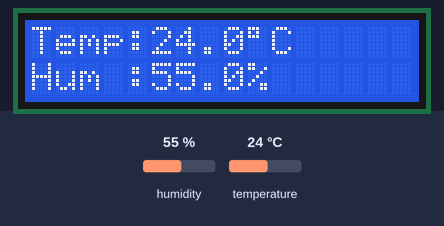
Bench run of a sketch on a simulated ESP8266 (NodeMCU). Parts: 16×2 character LCD. The inputs (shaded band) are chosen by the test bench; at power-on: humidity 55 %, temperature 24 °C. WiFi joins after 1.5 s; servers stay silent unless stated; uploads are accepted with an empty reply; not simulated (calls return 0 or success): secrets.h; names the files do not define were given values by the test bench: SECRET_INFLUX_PORT = 80; what the sketch prints to the serial monitor is not drawn.

Above: at 6.8 s.
6.9 s: humidity set to 22 %
At 12.6 s:
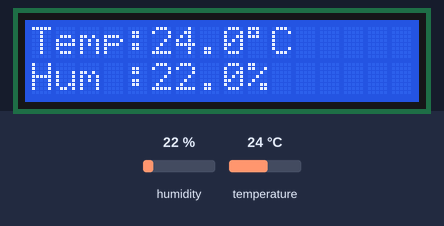
17.6 s: temperature set to 12 °C
At 18.9 s:
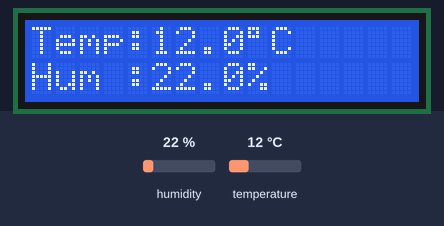
23.8 s: humidity set to 40 %
At 25.3 s:
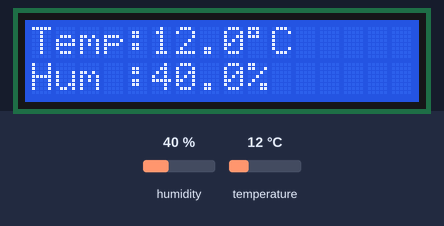
35.0 s: temperature set to 19 °C
At 37.8 s:
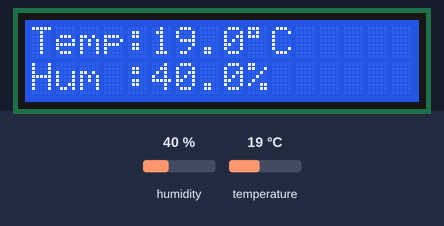
Timing chart, 0 to 39.3 s (numbered marks = the images above; inputs shaded):
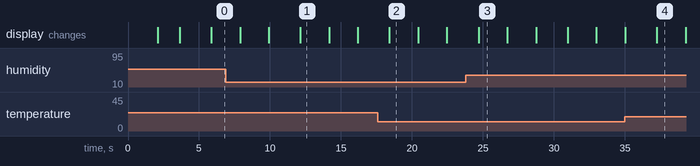

Measured:
- what the display in image 1 shows lasts 2.1 s, from 12.1 s to 14.2 s

The sketch:

industrial-monitor.ino
```cpp
/*
 * Industrial Monitoring System
 * Sensor Suhu & Kelembaban (DHT22) + LCD + Kirim Data ke InfluxDB
 * MCU: ESP8266
 *
 * CATATAN:
 * Semua data rahasia (WiFi, host/token InfluxDB) TIDAK ditulis
 * langsung di file ini, tapi diambil dari "secrets.h".
 * Sebelum compile, pastikan kamu sudah:
 *   1. Copy "secrets.h.example" -> "secrets.h"
 *   2. Isi "secrets.h" dengan credential asli kamu
 * File "secrets.h" sudah otomatis diblokir dari Git lewat .gitignore.
 */

// ================= SECRETS =================
#include "secrets.h"

#include <ESP8266WiFi.h>
#include <ESP8266HTTPClient.h>
#include <DHT.h>
#include <Wire.h>
#include <LiquidCrystal_I2C.h>

#define DHTPIN D4
#define DHTTYPE DHT22

DHT dht(DHTPIN, DHTTYPE);

// Alamat LCD (ubah ke 0x3F jika tidak tampil)
LiquidCrystal_I2C lcd(0x27, 16, 2);

const char* ssid     = SECRET_SSID;
const char* password = SECRET_PASSWORD;

const char* influxHost = SECRET_INFLUX_HOST;
const int influxPort   = SECRET_INFLUX_PORT;

const char* org    = SECRET_INFLUX_ORG;
const char* bucket = SECRET_INFLUX_BUCKET;
const char* token  = SECRET_INFLUX_TOKEN;

bool influxStatus = false;

void setup() {

  Serial.begin(115200);

  dht.begin();

  lcd.init();
  lcd.backlight();

  lcd.setCursor(0, 0);
  lcd.print("Industrial");
  lcd.setCursor(0, 1);
  lcd.print("Monitoring");
  delay(2000);

  lcd.clear();
  lcd.setCursor(0, 0);
  lcd.print("Connecting...");
  lcd.setCursor(0, 1);
  lcd.print("WiFi");

  WiFi.begin(ssid, password);

  Serial.print("Menghubungkan WiFi");

  while (WiFi.status() != WL_CONNECTED) {
    delay(500);
    Serial.print(".");
  }

  Serial.println();
  Serial.println("WiFi Terhubung");
  Serial.print("IP ESP8266: ");
  Serial.println(WiFi.localIP());

  lcd.clear();
  lcd.setCursor(0, 0);
  lcd.print("WiFi Connected");
  lcd.setCursor(0, 1);
  lcd.print(WiFi.localIP());
  delay(2000);
}

void loop() {

  float suhu = dht.readTemperature();
  float kelembaban = dht.readHumidity();

  if (isnan(suhu) || isnan(kelembaban)) {

    Serial.println("Gagal membaca DHT22");

    lcd.clear();
    lcd.setCursor(0, 0);
    lcd.print("Sensor Error");
    lcd.setCursor(0, 1);
    lcd.print("Check DHT22");

    delay(5000);
    return;
  }

  Serial.print("Suhu: ");
  Serial.print(suhu);
  Serial.print(" C  ");

  Serial.print("Kelembaban: ");
  Serial.print(kelembaban);
  Serial.println(" %");

  influxStatus = false;

  if (WiFi.status() == WL_CONNECTED) {

    WiFiClient client;
    HTTPClient http;

    String url =
      "http://" + String(influxHost) + ":" + String(influxPort) + "/api/v2/write?org=" + String(org) + "&bucket=" + String(bucket) + "&precision=s";

    String data =
      "dht22 temperature=" + String(suhu) + ",humidity=" + String(kelembaban);

    http.begin(client, url);

    http.addHeader("Authorization", "Token " + String(token));
    http.addHeader("Content-Type", "text/plain");

    int httpCode = http.POST(data);

    Serial.print("HTTP Response: ");
    Serial.println(httpCode);

    if (httpCode == 204)
      influxStatus = true;

    http.end();
  }

  //===========================
  // Tampilan 1
  //===========================

  lcd.clear();

  lcd.setCursor(0, 0);
  lcd.print("Temp:");
  lcd.print(suhu, 1);
  lcd.write(byte(223));
  lcd.print("C");

  lcd.setCursor(0, 1);
  lcd.print("Hum :");
  lcd.print(kelembaban, 1);
  lcd.print("%");

  delay(2000);

  //===========================
  // Tampilan 2
  //===========================

  lcd.clear();

  lcd.setCursor(0, 0);

  if (WiFi.status() == WL_CONNECTED)
    lcd.print("WiFi: Connected");
  else
    lcd.print("WiFi: Offline");

  lcd.setCursor(0, 1);
  lcd.print(WiFi.localIP());

  delay(2000);

  //===========================
  // Tampilan 3
  //===========================

  lcd.clear();

  lcd.setCursor(0, 0);
  lcd.print("InfluxDB");

  lcd.setCursor(0, 1);

  if (influxStatus)
    lcd.print("Connected");
  else
    lcd.print("Failed");

  delay(2000);
}
```
